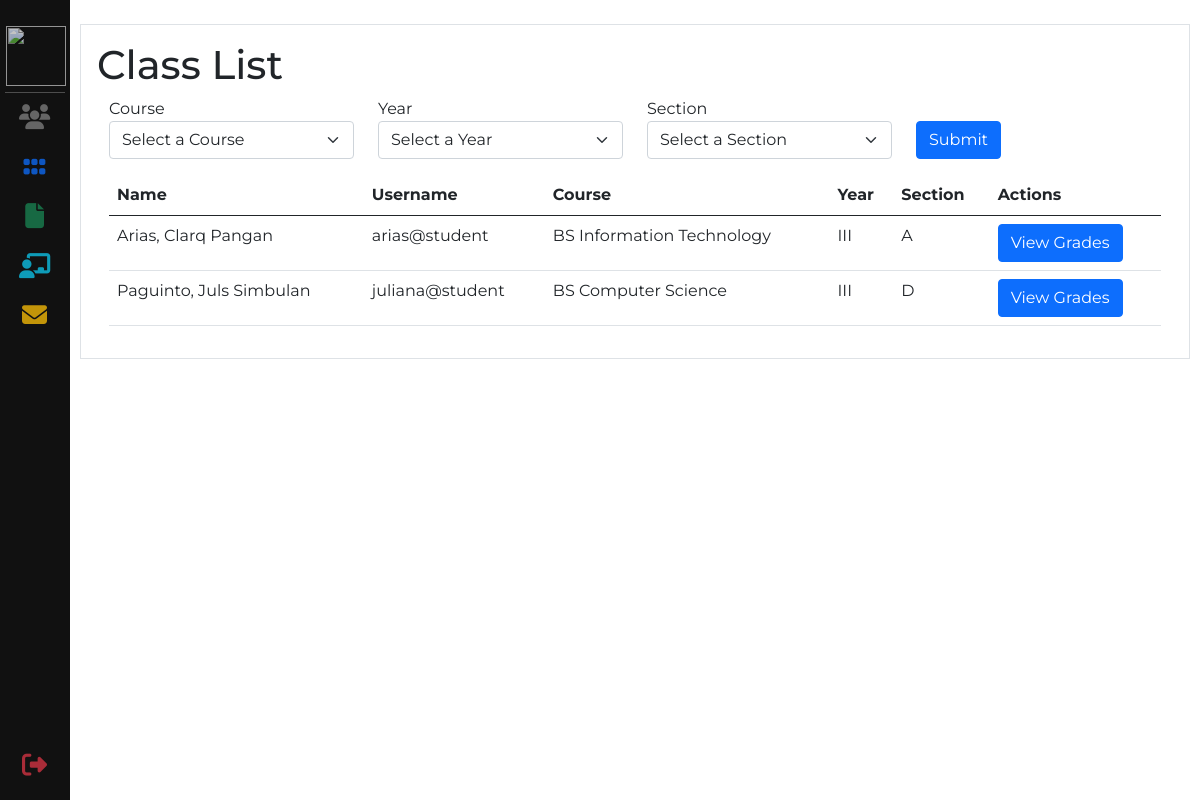
The page /admin-files/class.php (signed in) on the database its author committed.
### tables this page shows
CREATE TABLE `tbl_student` (
  `studentID` int(255) NOT NULL,
  `username` varchar(200) NOT NULL,
  `password` varchar(200) NOT NULL,
  `section` varchar(200) DEFAULT NULL,
  `year` varchar(50) NOT NULL,
  `courseID` int(200) NOT NULL,
  `appointmentID` int(200) NOT NULL,
  `statusID` int(200) NOT NULL
);

CREATE TABLE `tbl_student_info` (
  `student_infoID` int(255) NOT NULL,
  `studentID` int(200) NOT NULL,
  `email` varchar(200) NOT NULL,
  `fName` varchar(200) NOT NULL,
  `lName` varchar(200) NOT NULL,
  `mName` varchar(50) NOT NULL,
  `sex` varchar(200) NOT NULL,
  `bday` date NOT NULL,
  `homeAddress` varchar(200) NOT NULL,
  `phoneNo.` bigint(200) NOT NULL,
  `guardianName` varchar(200) NOT NULL,
  `guardianPhoneNo` bigint(200) NOT NULL,
  `guardianAddress` varchar(200) NOT NULL,
  `elementary` varchar(200) NOT NULL,
  `elementaryYear` int(100) NOT NULL,
  `juniorHigh` varchar(200) NOT NULL,
  `juniorHighYear` int(100) NOT NULL,
  `seniorHigh` varchar(200) NOT NULL,
  `seniorHighYear` int(100) NOT NULL
);

CREATE TABLE `tbl_course` (
  `courseID` int(255) NOT NULL,
  `courseName` varchar(200) NOT NULL
);

### admin-files/class.php (the view, shortened to what this page needs)
<?php include 'admin-includes/header.php'; ?>
<div class="main">
    <div class="container-fluid border my-4 p-3">
        <h1>Class List</h1>
        <div class="container mb-3">
            <form action="" method="post">
                <div class="row">
                    <div class="col">
                        <label for="">Course</label>
                        <select name="" id="" class="form-select">
                            <option selected>Select a Course</option>
                        </select>
                    </div>
                    <div class="col">
                        <label for="">Year</label>
                        <select name="" id="" class="form-select">
                            <option selected>Select a Year</option>
                        </select>
                    </div>
                    <div class="col">
                        <label for="">Section</label>
                        <select name="" id="" class="form-select">
                            <option selected>Select a Section</option>
                        </select>
                    </div>
                    <div class="col align-self-end">
                        <button class="btn btn-primary" type="submit" name="btn_class_filter_submit">Submit</button>
                    </div>
                </div>
            </form>
        </div>
        <?php
        $class_studentSql = "SELECT *
                        FROM tbl_student
                        INNER JOIN tbl_course ON tbl_student.courseID = tbl_course.courseID
                        INNER JOIN tbl_status ON tbl_status.statusID = tbl_student.statusID
                        INNER JOIN tbl_student_info ON tbl_student.studentID = tbl_student_info.studentID
                        WHERE tbl_student.statusID = 2";
        $result = $conn->query($class_studentSql);
        ?>
        <div class="container table-responsive">
            <table class="table table-hover">
                <thead>
                    <tr>
                        <th>Name</th>
                        <th>Username</th>
                        <th>Course</th>
                        <th>Year</th>
                        <th>Section</th>
                        <th>Actions</th>
                    </tr>
                </thead>
                <tbody>
                    <?php while ($row = $result->fetch_assoc()) {
                    ?>
                        <tr>
                            <td class="text-capitalize"><?=$row['lName'].', '.$row['fName'].' '.$row['mName']?></td>
                            <td><?=$row['username']?></td>
                            <td><?=$row['courseName']?></td>
                            <td><?=$row['year']?></td>
                            <td><?=$row['section']?></td>
                            <form action="" method="get">
                            <td><a type="button" href="viewGrades.php?sID=<?=$row['studentID']?>" class="btn btn-primary">View Grades</a></td>
                            </form>
                        </tr>
                    <?php } ?>
                </tbody>
            </table>
        </div>
    </div>
</div>
<?php include 'admin-includes/footer.php'; ?>

### assets/custom/admin-style.css (style rules this page uses)
.main { margin-left: 70px; padding: 0px 10px; }

### assets/custom/style-custom.css (style rules this page uses)
body { font-family: 'Montserrat', sans-serif; }

### rows shown on the page
tbl_student: tbl_student_info.lName "Arias", tbl_student_info.fName "Clarq", tbl_student_info.mName "Pangan", username "arias@student", courseID.courseName "BS Information Technology", year "III", section "A"
tbl_student: tbl_student_info.lName "Paguinto", tbl_student_info.fName "Juls", tbl_student_info.mName "Simbulan", username "juliana@student", courseID.courseName "BS Computer Science", year "III", section "D"
